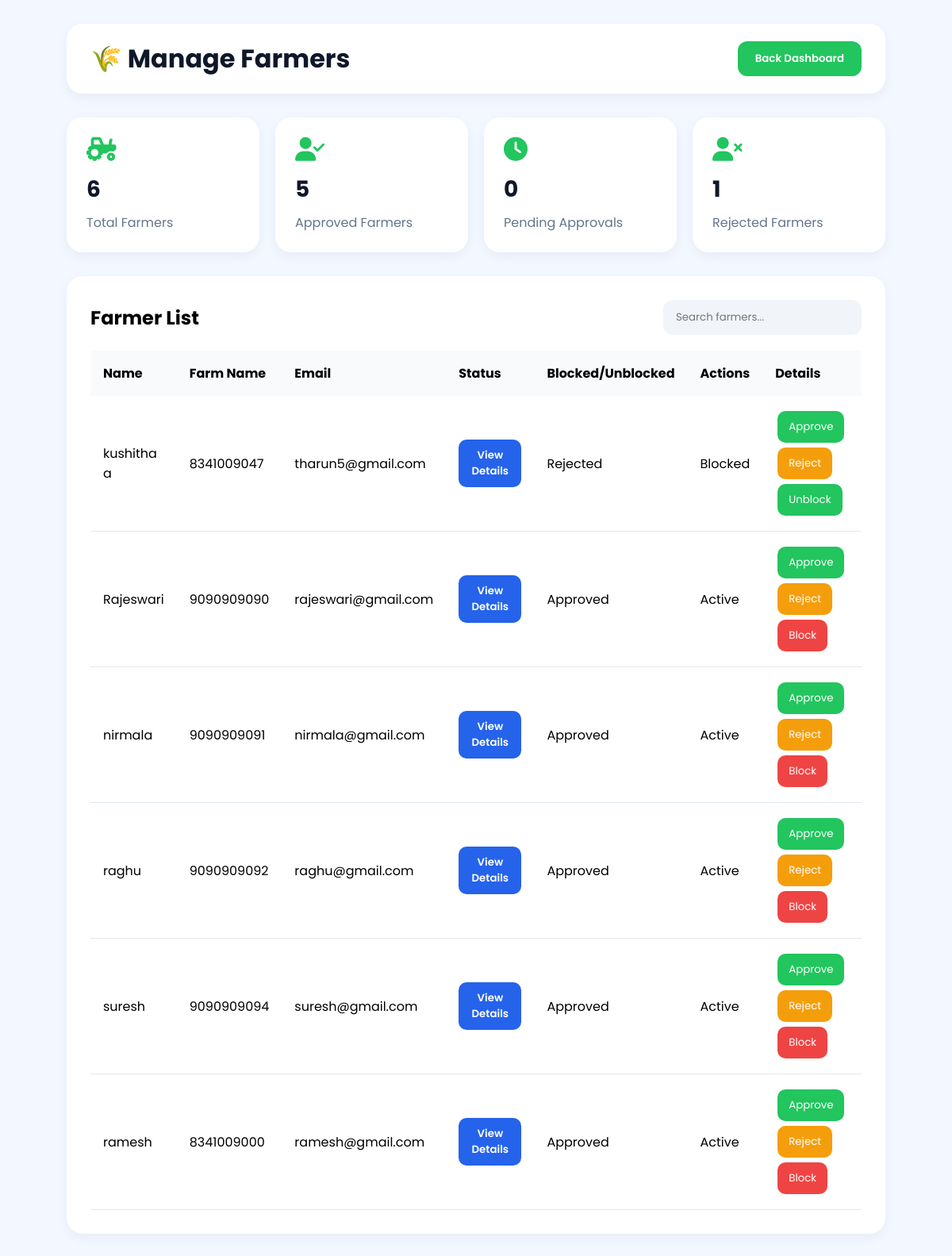
The app's page /manage-farmers.html with its own data.
### tables this page shows
CREATE TABLE users (
            id INTEGER PRIMARY KEY AUTOINCREMENT,
            fullname TEXT NOT NULL,
            email TEXT UNIQUE NOT NULL,
            phone TEXT UNIQUE NOT NULL,
            password TEXT NOT NULL,
            role TEXT NOT NULL
        , status TEXT DEFAULT 'Pending', is_blocked INTEGER DEFAULT 0, verified INTEGER DEFAULT 0);

### app.py (the view)
@app.route("/manage-farmers.html")
def manageFarmers():
    conn = get_db_connection()
    farmers = conn.execute(
        """
        SELECT *
        FROM users
        WHERE role='farmer'
        """
    ).fetchall()
    total_farmers = conn.execute(
        """
        SELECT COUNT(*) as total
        FROM users
        WHERE role='farmer'
        """
    ).fetchone()["total"]
    approved_farmers = conn.execute(
        """
        SELECT COUNT(*) as total
        FROM users
        WHERE role='farmer'
        AND status='Approved'
        """
    ).fetchone()["total"]
    pending_farmers = conn.execute(
        """
        SELECT COUNT(*) as total
        FROM users
        WHERE role='farmer'
        AND status='Pending'
        """
    ).fetchone()["total"]
    rejected_farmers = conn.execute(
        """
        SELECT COUNT(*) as total
        FROM users
        WHERE role='farmer'
        AND status='Rejected'
        """
    ).fetchone()["total"]
    conn.close()
    return render_template(
        "manage-farmers.html",
        farmers=farmers,
        total_farmers=total_farmers,
        approved_farmers=approved_farmers,
        pending_farmers=pending_farmers,
        rejected_farmers=rejected_farmers
    )

### db.py (called while the page is built)
def get_db_connection():
    conn = sqlite3.connect("database.db")
    conn.row_factory = sqlite3.Row
    return conn

### templates/manage-farmers.html (shortened to what this page needs)
<!DOCTYPE html>
<html lang="en">
<head>
<link rel="stylesheet"
href="https://cdnjs.cloudflare.com/ajax/libs/font-awesome/6.5.1/css/all.min.css"/>
</head>
<body>
<div class="topbar">
    <h1>🌾 Manage Farmers</h1>
    <a href="admin-dashboard.html">
        <button class="back-btn">
            Back Dashboard
        </button>
    </a>
</div>
<div class="stats">
    <div class="stat-card">
        <i class="fa-solid fa-tractor"></i>
        <h2 id="totalFarmers">{{ total_farmers }}</h2>
        <p>Total Farmers</p>
    </div>
    <div class="stat-card">
        <i class="fa-solid fa-user-check"></i>
        <h2 id="approvedFarmers">{{ approved_farmers }}</h2>
        <p>Approved Farmers</p>
    </div>
    <div class="stat-card">
        <i class="fa-solid fa-clock"></i>
        <h2 id="pendingFarmers">{{ pending_farmers }}</h2>
        <p>Pending Approvals</p>
    </div>
    <div class="stat-card">
        <i class="fa-solid fa-user-xmark"></i>
        <h2 id="rejectedFarmers">{{ rejected_farmers }}</h2>
        <p>Rejected Farmers</p>
    </div>
</div>
<div class="farmers-box">
    <div class="farmers-header">
        <h2>Farmer List</h2>
        <input type="text"
        id="searchInput"
        placeholder="Search farmers..."
        onkeyup="searchFarmers()">
    </div>
    <table>
        <thead>
            <tr>
                <th>Name</th>
                <th>Farm Name</th>
                <th>Email</th>
                <th>Status</th>
                <th>Blocked/Unblocked</th>
                <th>Actions</th>
                <th>Details</th>
            </tr>
        </thead>
<tbody>
   {% for farmer in farmers %}
<tr>
    <td>{{ farmer.fullname }}</td>
    <td>{{ farmer.phone }}</td>
    <td>{{ farmer.email }}</td>
   <td>
    <a href="/admin-farmer-details/{{ farmer.id }}">
        <button class="view-btn">
            View Details
        </button>
    </a>
</td>
    <td>{{ farmer.status }}</td>
    <td>
        {% if farmer.is_blocked == 1 %}
            Blocked
        {% else %}
            Active
        {% endif %}
    </td>
    <td>
        <a href="/approve-farmer/{{ farmer.id }}">
            <button class="approve-btn">
                Approve
            </button>
        </a>
        <a href="/reject-farmer/{{ farmer.id }}">
            <button class="reject-btn">
                Reject
            </button>
        </a>
{% if farmer.is_blocked == 0 %}
<a href="/block-user/{{ farmer.id }}">
    <button class="delete-btn">
        Block
    </button>
</a>
{% else %}
<a href="/unblock-user/{{ farmer.id }}">
    <button class="approve-btn">
        Unblock
    </button>
</a>
{% endif %}
    </td>
</tr>
{% endfor %}
</tbody>
    </table>
</div>
</body>
</html>

### templates/manage-farmers.html (style rules this page uses)
* { margin:0; padding:0; box-sizing:border-box; font-family:'Poppins',sans-serif; }
body { background:#f3f7ff; padding:30px 7%; }
a { text-decoration:none; }
.topbar { background:white; padding:20px 30px; border-radius:20px; display:flex; justify-content:space-between; align-items:center; margin-bottom:30px; box-shadow:0 5px 15px rgba(0,0,0,0.05); }
.topbar h1 { color:#0f172a; }
.back-btn { border:none; padding:12px 22px; border-radius:12px; background:#22c55e; color:white; font-weight:600; cursor:pointer; }
.stats { display:grid; grid-template-columns:repeat(4,1fr); gap:20px; margin-bottom:30px; }
.stat-card { background:white; padding:25px; border-radius:20px; box-shadow:0 5px 15px rgba(0,0,0,0.05); }
.stat-card i { font-size:30px; color:#22c55e; margin-bottom:15px; }
.stat-card h2 { font-size:28px; margin-bottom:8px; color:#0f172a; }
.stat-card p { color:#64748b; }
.farmers-box { background:white; padding:30px; border-radius:20px; box-shadow:0 5px 15px rgba(0,0,0,0.05); }
.farmers-header { display:flex; justify-content:space-between; align-items:center; margin-bottom:20px; }
.farmers-header input { padding:12px 16px; border:none; background:#f1f5f9; border-radius:12px; outline:none; width:250px; }
table { width:100%; border-collapse:collapse; }
th { background:#f8fafc; padding:16px; text-align:left; }
td { padding:16px; border-bottom:1px solid #e2e8f0; }
.approve-btn, .reject-btn, .delete-btn { border:none; padding:10px 14px; border-radius:10px; color:white; cursor:pointer; margin:3px; }
.approve-btn { background:#22c55e; }
.reject-btn { background:#f59e0b; }
.delete-btn { background:#ef4444; }
.view-btn { background:#2563eb; color:white; border:none; padding:10px 16px; border-radius:10px; cursor:pointer; font-weight:600; }

### records on screen
users: fullname "kushitha a", phone "8341009047", email "tharun5@gmail.com", status "Rejected", is_blocked "Blocked"
users: fullname "Rajeswari", phone "9090909090", email "rajeswari@gmail.com", status "Approved", is_blocked "Active"
users: fullname "nirmala", phone "9090909091", email "nirmala@gmail.com", status "Approved", is_blocked "Active"
users: fullname "raghu", phone "9090909092", email "raghu@gmail.com", status "Approved", is_blocked "Active"
users: fullname "suresh", phone "9090909094", email "suresh@gmail.com", status "Approved", is_blocked "Active"
users: fullname "ramesh", phone "8341009000", email "ramesh@gmail.com", status "Approved", is_blocked "Active"

### other values on screen
{{ total_farmers }} "6"
{{ approved_farmers }} "5"
{{ pending_farmers }} "0"
{{ rejected_farmers }} "1"
